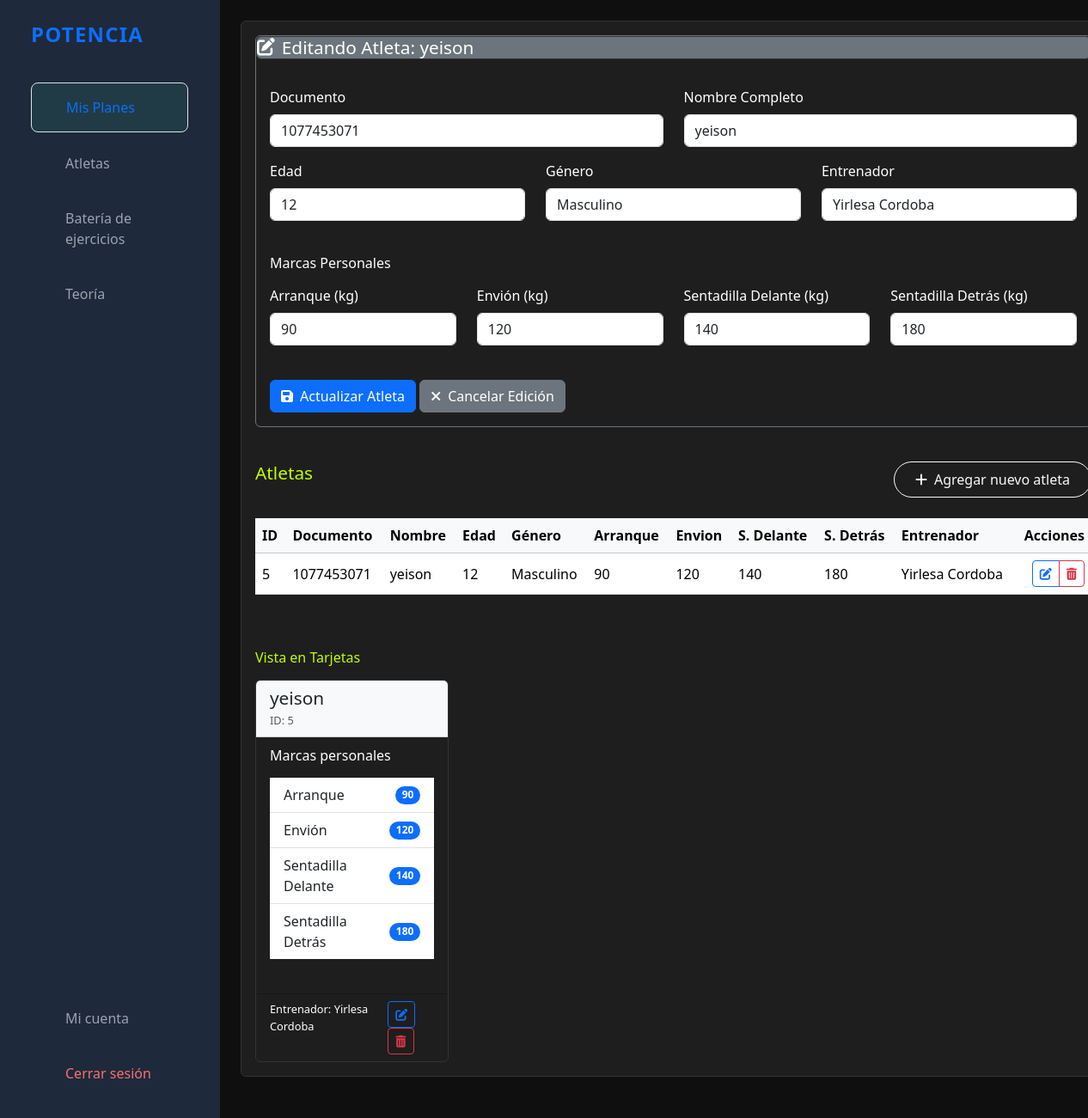
Screenshot of /atletas/editar/5/ (signed in) with the database file from the repository.
### potencia/models.py (models this page shows, shortened)
class Atletas(models.Model):
    id = models.AutoField(primary_key=True)
    documento = models.CharField(unique=True, max_length=100)
    nombre = models.CharField(max_length=100)
    edad = models.PositiveSmallIntegerField()
    generos_lista = [("Masculino", "Masculino"), ("Femenino", "Femenino")]
    genero = models.CharField(max_length=10, choices=generos_lista)
    arranque = models.CharField(max_length=3)
    envion = models.CharField(max_length=3)
    sentadilla_delante = models.CharField(max_length=3)
    sentadilla_detras = models.CharField(max_length=3)
    entrenador = models.ForeignKey(
        Entrenadores,
        on_delete=models.SET_NULL,
        null=True,
        blank=True,
        related_name='atletas'
    )

class Entrenadores(models.Model):
    user = models.OneToOneField(User, on_delete=models.CASCADE)
    nombre = models.CharField(max_length=101)
    edad = models.PositiveSmallIntegerField()
    generos_lista = [("Masculino", "Masculino"), ("Femenino", "Femenino")]
    genero = models.CharField(max_length=10, choices=generos_lista)
    def __str__(self):
        return self.nombre

### potencia/views.py (the view)
# urls.py: path('atletas/editar/<int:pk>/', views.editar_atleta, name='editar_atleta'),
@login_required
def editar_atleta(request, pk):
    atleta = get_object_or_404(Atletas, pk=pk)
    atletas_list = Atletas.objects.all()
    form = AtletaForm(request.POST or None, instance=atleta)
    if request.method == 'POST' and form.is_valid():
        form.save()
        return redirect('atletas')
    return render(request, 'atletas.html', {
        'atletas': atletas_list,
        'form': form,
        'editing': True,
        'atleta_edicion': atleta
    })

### potencia/forms.py
class AtletaForm(forms.ModelForm):
    class Meta:
        model = Atletas
        fields = ['documento', 'nombre', 'edad', 'genero', 'arranque', 'envion',
                 'sentadilla_delante', 'sentadilla_detras', 'entrenador']
        widgets = {
            'documento': forms.TextInput(attrs={'class': 'form-control'}),
            'nombre': forms.TextInput(attrs={'class': 'form-control'}),
            'edad': forms.NumberInput(attrs={'class': 'form-control'}),
            'genero': forms.Select(attrs={'class': 'form-control'}),
            'arranque': forms.TextInput(attrs={'class': 'form-control'}),
            'envion': forms.TextInput(attrs={'class': 'form-control'}),
            'sentadilla_delante': forms.TextInput(attrs={'class': 'form-control'}),
            'sentadilla_detras': forms.TextInput(attrs={'class': 'form-control'}),
            'entrenador': forms.Select(attrs={'class': 'form-control'}),
        }

### potencia/templates/atletas.html (shortened to what this page needs)
{% extends "base.html" %}
{% block contenido %}
<div class="card">
    <div class="card-body">
        {% if editing %}
        <div class="card mb-4 border-secondary">
            <div class="card text-bg-secondary mb-3">
                <h4 class="card-title mb-0">
                    <i class="fas fa-edit me-2"></i>Editando Atleta: {{ atleta_edicion.nombre }}
                </h4>
            </div>
            <div class="card-body">
                <form method="post">
                    <div class="row">
                        <div class="col-md-6">
                            <div class="mb-3">
                                <label class="form-label label-color-w">Documento</label>
                                {{ form.documento }}
                            </div>
                        </div>
                        <div class="col-md-6">
                            <div class="mb-3">
                                <label class="form-label label-color-w">Nombre Completo</label>
                                {{ form.nombre }}
                            </div>
                        </div>
                    </div>
                    <div class="row">
                        <div class="col-md-4">
                            <div class="mb-3">
                                <label class="form-label label-color-w">Edad</label>
                                {{ form.edad }}
                            </div>
                        </div>
                        <div class="col-md-4">
                            <div class="mb-3">
                                <label class="form-label label-color-w">Género</label>
                                {{ form.genero }}
                            </div>
                        </div>
                        <div class="col-md-4">
                            <div class="mb-3">
                                <label class="form-label label-color-w">Entrenador</label>
                                {{ form.entrenador }}
                            </div>
                        </div>
                    </div>
                    <h5 class="mt-4 mb-3 label-color-w">Marcas Personales</h5>
                    <div class="row">
                        <div class="col-md-3">
                            <div class="mb-3">
                                <label class="form-label label-color-w">Arranque (kg)</label>
                                {{ form.arranque }}
                            </div>
                        </div>
                        <div class="col-md-3">
                            <div class="mb-3">
                                <label class="form-label label-color-w">Envión (kg)</label>
                                {{ form.envion }}
                            </div>
                        </div>
                        <div class="col-md-3">
                            <div class="mb-3">
                                <label class="form-label label-color-w">Sentadilla Delante (kg)</label>
                                {{ form.sentadilla_delante }}
                            </div>
                        </div>
                        <div class="col-md-3">
                            <div class="mb-3">
                                <label class="form-label label-color-w">Sentadilla Detrás (kg)</label>
                                {{ form.sentadilla_detras }}
                            </div>
                        </div>
                    </div>
                    <div class="mt-4">
                        <button type="submit" class="btn btn-primary">
                            <i class="fas fa-save me-2"></i>Actualizar Atleta
                        </button>
                        <a href="{% url 'atletas' %}" class="btn btn-secondary">
                            <i class="fas fa-times me-2"></i>Cancelar Edición
                        </a>
                    </div>
                </form>
            </div>
        </div>
        {% endif %}
        <div class="d-flex justify-content-between align-items-center mb-4">
            <h4 class="card-title mb-0 label-color-fff">Atletas</h4>
            <div class="mt-3">
                <button type="button" class="btn btn-outline-light rounded-pill px-4 py-2" data-bs-toggle="modal"
                    data-bs-target="#datosAtletaModal">
                    <i class="fas fa-plus me-2"></i>Agregar nuevo atleta
                </button>
            </div>
        </div>
        <div class="table-responsive">
            <table class="table table-hover align-middle w-100">
                <thead class="table-light">
                    <tr>
                        <th>ID</th>
                        <th>Documento</th>
                        <th>Nombre</th>
                        <th>Edad</th>
                        <th>Género</th>
                        <th>Arranque</th>
                        <th>Envion</th>
                        <th>S. Delante</th>
                        <th>S. Detrás</th>
                        <th>Entrenador</th>
                        <th class="text-end">Acciones</th>
                    </tr>
                </thead>
                <tbody>
                    {% for atleta in atletas %}
                    <tr>
                        <td>{{ atleta.id }}</td>
                        <td>{{ atleta.documento }}</td>
                        <td>{{ atleta.nombre }}</td>
                        <td>{{ atleta.edad }}</td>
                        <td>{{ atleta.genero }}</td>
                        <td>{{ atleta.arranque }}</td>
                        <td>{{ atleta.envion }}</td>
                        <td>{{ atleta.sentadilla_delante }}</td>
                        <td>{{ atleta.sentadilla_detras }}</td>
                        <td>
                            {% if atleta.entrenador %}
                                {{ atleta.entrenador.nombre }}
                            {% else %}
                                <span class="text-muted">Sin asignar</span>
                            {% endif %}
                        </td>
                        <td class="text-end">
                            <div class="btn-group" role="group">
                                <a href="{% url 'editar_atleta' atleta.id %}" class="btn btn-sm btn-outline-primary">
                                    <i class="fas fa-edit"></i>
                                </a>
                                <a href="{% url 'eliminar_atleta' atleta.id %}" class="btn btn-sm btn-outline-danger">
                                    <i class="fas fa-trash-alt"></i>
                                </a>
                            </div>
                        </td>
                    </tr>
                    {% endfor %}
                </tbody>
            </table>
        </div>
        <h5 class="mt-5 mb-3 label-color-fff">Vista en Tarjetas</h5>
        <div class="row row-cols-1 row-cols-md-2 row-cols-lg-3 row-cols-xl-4 g-4">
            {% for atleta in atletas %}
            <div class="col">
                <div class="card h-100">
                    <div class="card-header bg-light">
                        <h5 class="card-title mb-0">{{ atleta.nombre }}</h5>
                        <small class="text-muted">ID: {{ atleta.id }}</small>
                    </div>
                    <div class="card-body">
                        <h6 class="card-subtitle mb-3 label-color-w">Marcas personales</h6>
                        <ul class="list-group list-group-flush">
                            <li class="list-group-item d-flex justify-content-between align-items-center">
                                Arranque
                                <span class="badge bg-primary rounded-pill">{{ atleta.arranque }}</span>
                            </li>
                            <li class="list-group-item d-flex justify-content-between align-items-center">
                                Envión
                                <span class="badge bg-primary rounded-pill">{{ atleta.envion }}</span>
                            </li>
                            <li class="list-group-item d-flex justify-content-between align-items-center">
                                Sentadilla Delante
                                <span class="badge bg-primary rounded-pill">{{ atleta.sentadilla_delante }}</span>
                            </li>
                            <li class="list-group-item d-flex justify-content-between align-items-center">
                                Sentadilla Detrás
                                <span class="badge bg-primary rounded-pill">{{ atleta.sentadilla_detras }}</span>
                            </li>
                        </ul>
                    </div>
                    <div class="card-footer bg-transparent">
                        <div class="d-flex justify-content-between">
                            <small class="label-color-w">
                                {% if atleta.entrenador %}
                                    Entrenador: {{ atleta.entrenador.nombre }}
                                {% else %}
                                    Sin entrenador
                                {% endif %}
                            </small>
                            <div>
                                <a href="{% url 'editar_atleta' atleta.id %}" class="btn btn-sm btn-outline-primary">
                                    <i class="fas fa-edit"></i>
                                </a>
                                <a href="{% url 'eliminar_atleta' atleta.id %}" class="btn btn-sm btn-outline-danger">
                                    <i class="fas fa-trash-alt"></i>
                                </a>
                            </div>
                        </div>
                    </div>
                </div>
            </div>
            {% endfor %}
        </div>
    </div>
</div>
{% endblock %}

### potencia/static/css/style_home.css (style rules this page uses)
body { background-color: #000208d5; }
.card { background-color: #1e1e1e; border: 1px solid #333; }
.label-color-fff { color: #bfff00; }
.label-color-w { color: #fff; }

### potencia/static/css/style_teoria.css (style rules this page uses)
body { background-color: #0f0f0f; color: #fff; }
.card-title { font-size: 1.3rem; margin-bottom: 0.75rem; display: flex; align-items: center; }

### potencia/templates/base.html (style rules this page uses)
.card { margin-bottom: 1.5rem; }

### rows the page displays
Atletas: nombre "yeison", documento "1077453071", edad "12", genero "Masculino", entrenador "Yirlesa Cordoba", arranque "90", envion "120", sentadilla_delante "140", sentadilla_detras "180", id "5", entrenador.nombre "Yirlesa Cordoba"
